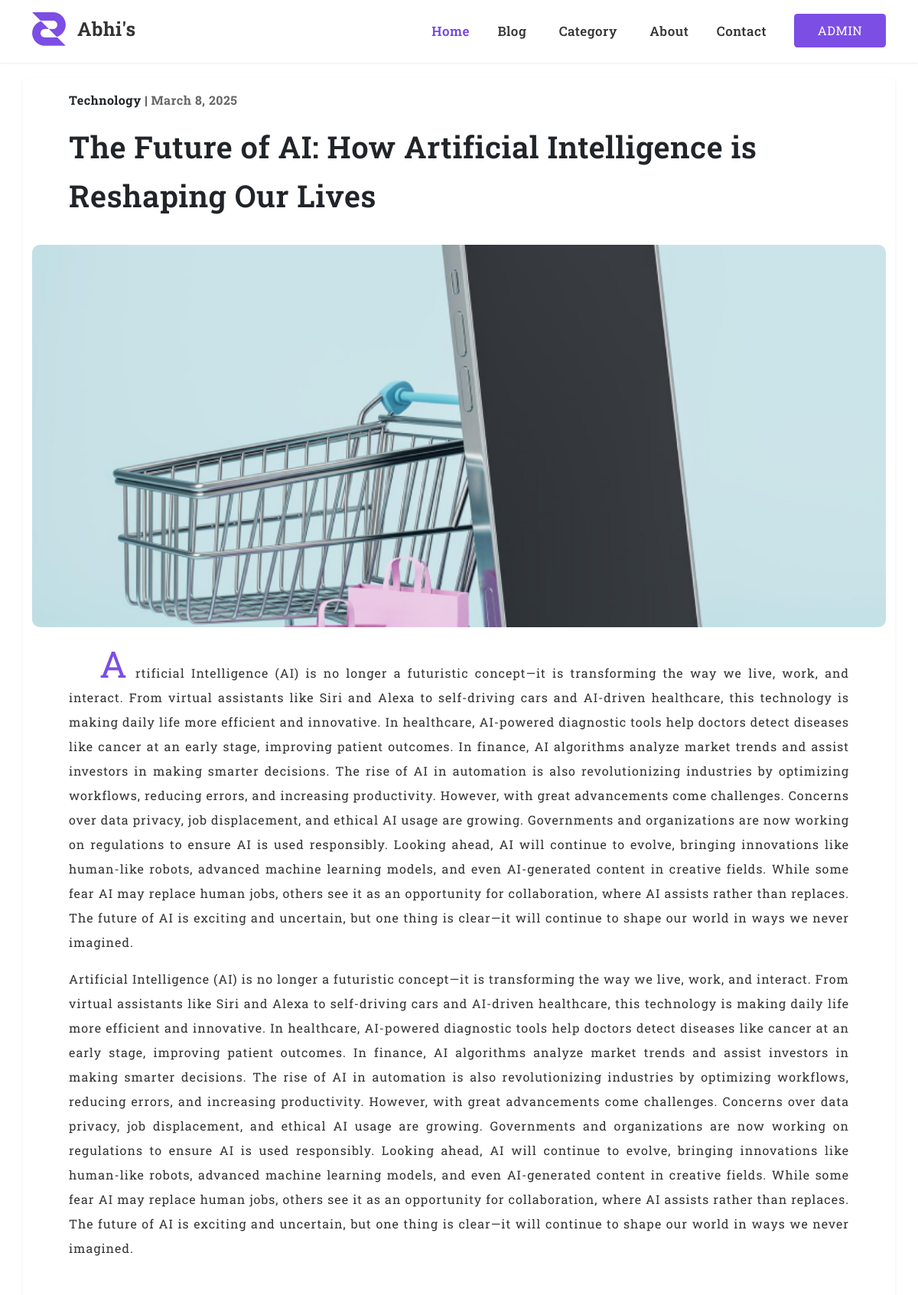
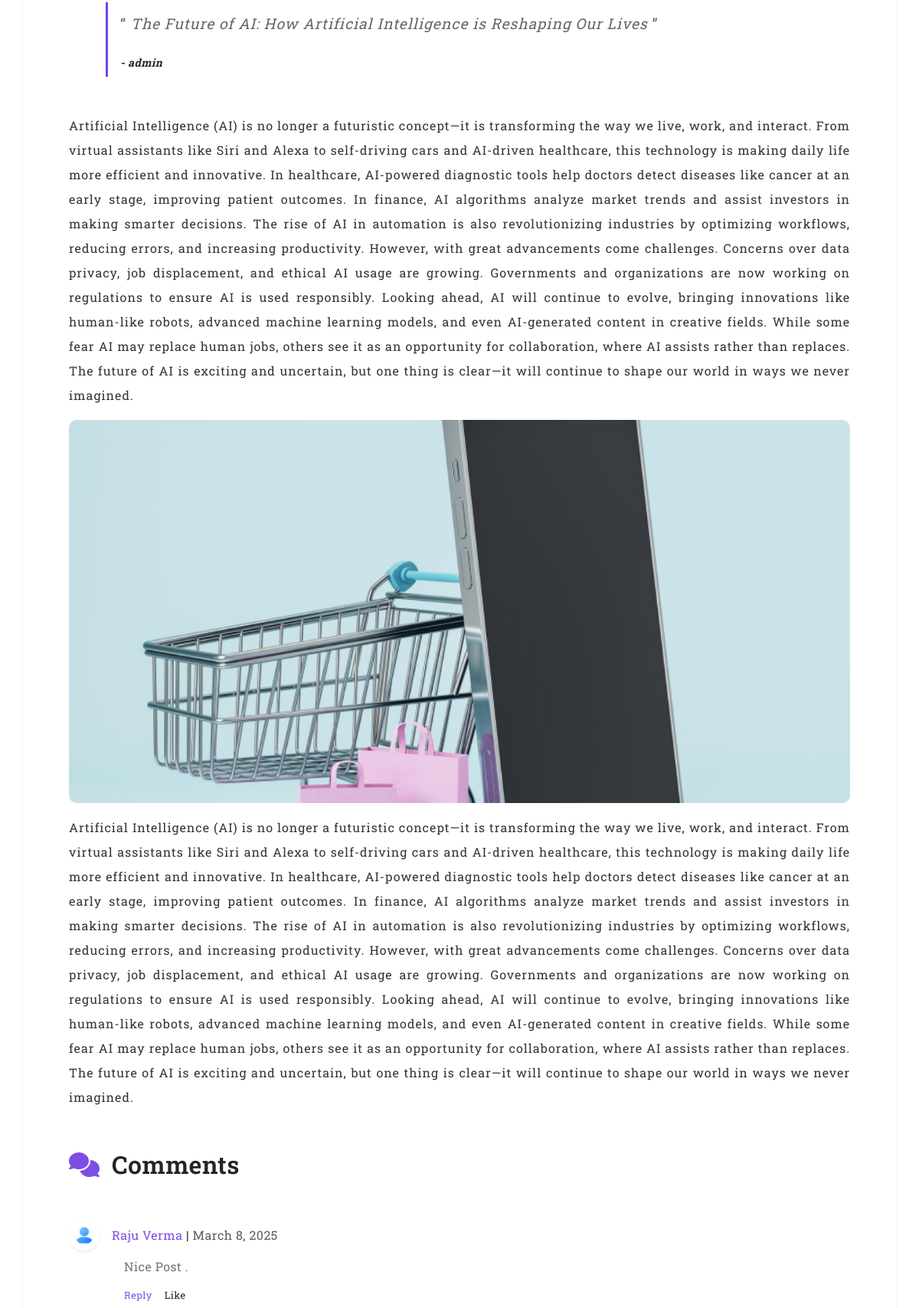
The page /detail/3 (signed in, upper part) on the database its author committed (2 pictures, top to bottom).
### app/models.py (models this page shows, shortened)
class PostModel(models.Model):
    title = models.CharField(max_length=80)
    author = models.ForeignKey(User, on_delete=models.CASCADE)
    body = models.TextField(blank=False)
    is_publish = models.BooleanField(default=False)
    like = models.IntegerField(default=0)
    create_at = models.DateField(auto_now_add=True)
    category = models.CharField(max_length=200, blank=True)
    image = models.ImageField(null=True)

class CommentModel(models.Model):
    post = models.ForeignKey(PostModel, on_delete=models.CASCADE)
    name = models.CharField(max_length=255)
    body = models.TextField()
    create_at = models.DateField(auto_now_add=True)

### app/views.py (the view)
# urls.py: path("detail/<int:id>", BlogDetailView, name="detail"),
def BlogDetailView(request, id):
    postDetail, comments, replys, cat = BlogDetailData(id)
    if request.method == "POST":
        form = CommentForm(request.POST)
        if form.is_valid():
            form.save()
            return redirect(f"/detail/{id}")
    form = CommentForm()
    context = {
        "post": postDetail,
        "cats": cat,
        "comments": comments,
        "replys": replys,
        "form": form,
    }
    return render(request, "app/detail.html", context)

### app/db_query.py (called while the page is built)
def CatData():
    cat = PostModel.objects.all()
    return cat

def BlogDetailData(id):
    postDetail = PostModel.objects.filter(pk=id).first()
    comments = CommentModel.objects.filter(post=postDetail.id).all()
    replys = ReplyModel.objects.all()
    cat = CatData()
    return postDetail, comments, replys, cat

### templates/app/detail.html (shortened to what this page needs)
{% extends 'app/base.html' %} {% load static %} {% block content %}
<section class="blog-detail-section">
  <div class="container">
    <div class="row">
      <div class="col-12 blog-datail bg-white shadow-sm pb-5 rounded-2">
        <hgroup class="blog-detail-header px-lg-5 py-lg-3">
          <p class="fw-bold">
            {{post.category}} |
            <span class="date light-gray"> {{post.create_at}}</span>
          </p>
          <h3 class="mb-3">{{post.title}}</h3>
        </hgroup>
        <figure>
          <img src="{{post.image.url}}" alt="" class="img-fluid banner-img" />
        </figure>
        <div class="blog-detail-body px-lg-5 py-lg-3">
          <p class="start">{{post.body}}</p>
          <p>{{post.body}}</p>
          <div class="quate px-3 py-2 m-lg-5">
            <big class="big">
              <q>
                <em> {{post.title}} </em>
              </q>
            </big>
            <small>
              <em>
                <strong>- {{post.author}}</strong>
              </em>
            </small>
          </div>
          <p>{{post.body}}</p>
          <figure>
            <img src="{{post.image.url}}" alt="" class="img-fluid banner-img" />
          </figure>
          <p>{{post.body}}</p>
        </div>
        {% if user.is_authenticated %}
        <div class="px-lg-5 py-lg-3">
          <hgroup>
            <h4 class="mb-5">
              <i class="fa fa-comments me-3 primary-text"></i>Comments
            </h4>
          </hgroup>
          {% if comments %}
          <div class="commets-container " style="height: 200px; overflow-y: scroll;">
            {% for cmt in comments %}
            <div class="d-flex align-items-center gap-3">
              <div>
                <img
                  src="{% static 'img/user.png' %}"
                  alt=""
                  style="width: 40px; height: 40px; border-radius: 50%"
                  class="bg-white p-2 box-shadow-sm"
                />
              </div>
              <div>
                <span class="primary-text">{{cmt.name}}</span> |
                <span class="text-muted">{{cmt.create_at}}</span>
              </div>
            </div>
            <div class="px-5 ms-4 mt-2">
              <p class="text-secondary">{{cmt.body}}</p>
              <div class="d-flex gap-3 mb-3" style="font-size: 0.8rem">
                <a href="" class="primary-text">Reply</a>
                <a href="" class="text-dark">Like</a>
              </div>
            </div>
            {% endfor %}
          </div>
          {% else %}
          <p class="ps-5">No comments on this post ..</p>
          {% endif %}
        </div>
        {% endif %}
      </div>
    </div>
  </div>
</section>
{% endblock %}

### templates/app/inc/header.html (shortened to what this page needs)
{% load static %}
<nav class="nav">
  <div class="container nav-container">
    <div class=' mobile-menu'>
      <div class="logo">
        <a href="/" class="logo-link">
          <img src="{% static 'img/logo.png' %}  " alt="" class="img-fluid" />
          <span class="logo-text">Abhi's</span>
        </a>
      </div>
    </div>
    <div class="nav-links" id="nav-links">
      <ul class="menu">
        <li class="nav-item">
          <a class="nav-link active" href="/">Home</a>
        </li>
        <li class="nav-item">
          <a class="nav-link" href="/blog/">Blog</a>
        </li>
        <li class="nav-item">
          <div class="drop-btn">
            <a class="nav-link">Category</a>
          </div>
        </li>
        <li class="nav-item">
          <a class="nav-link" href="/about/">About</a>
        </li>
        <li class="nav-item">
          <a class="nav-link" href="/contact/">Contact</a>
        </li>
      </ul>
      <div class="btn-container">
        {% if user.is_authenticated %}
        <div class="primary-btn drop-btn text-center">
          {{user.username|upper}}
        </div>
        {% else %}
        <a class="primary-btn" href="/register/">Register</a>
        {% endif %}
      </div>
    </div>
  </div>
</nav>

### static/base.css (style rules this page uses)
:root { --primary: #7c4ee4; --primary-dark: #7242e4; --secoundary: #333333; --dark-gay: #666666; --light-gray: #666666; --white: #ffffff; --font-size-h1: 3.5rem; --font-size-h2: 3rem; --font-size-h3: 2.5rem; --font-size-h4: 2rem; --font-size-h5: 1.51rem; --font-size-h6: 1.2rem; --big-p-font: 1.1rem; --small-p-font: 1rem; --line-height: 1.6rem; --font-bold: 600; --box-shadow: 0 0.5rem 1rem rgba(0, 0, 0, 0.15); --box-shadow-sm: 0 0.125rem 0.25rem rgba(0, 0, 0, 0.075); --box-shadow-lg: 0 1rem 3rem rgba(0, 0, 0, 0.175); --border-radius: 0.275rem; }
* { margin: 0; padding: 0; -webkit-box-sizing: border-box; box-sizing: border-box; }
html { scroll-behavior: smooth; }
body { font-optical-sizing: auto; font-weight: 400; font-style: normal; font-family: "Roboto Slab", serif !important; letter-spacing: 0.5px; }
h1, h2, h3, h4, h5, h6 { font-weight: var(--font-bold); }
h3 { font-size: var(--font-size-h3); }
h4 { font-size: var(--font-size-h4); line-height: 3rem; }
p { line-height: var(--line-height); font-size: var(--small-p-font); text-align: start; }
.light-gray { color: var(--light-gray); }
a { text-decoration: none; }
.primary-btn { background-color: var(--primary); color: var(--white); padding: 9px 18px; font-size: var(--small-p-font); border-radius: var(--border-radius); transition: background-color 0.3s ease; border: 1.3px solid transparent; border-radius: var(--border-radius); -webkit-border-radius: var(--border-radius); -moz-border-radius: var(--border-radius); -ms-border-radius: var(--border-radius); -o-border-radius: var(--border-radius); -webkit-transition: all 0.3s ease; -moz-transition: all 0.3s ease; -ms-transition: all 0.3s ease; -o-transition: all 0.3s ease; cursor: pointer; transform: translateY(-1px); -webkit-transform: translateY(-1px); -moz-transform: translateY(-1px); -ms-transform: translateY(-1px); -o-transform: translateY(-1px); }
.box-shadow-sm { -webkit-box-shadow: var(--box-shadow-sm); box-shadow: var(--box-shadow-sm); }
.primary-text { color: var(--primary) !important; }
nav { background-color: var(--white); padding: 1rem 0; position: sticky; top: 0; left: 0; z-index: 999; width: 100%; box-shadow: 0 0 3px rgba(0, 0, 0, 0.15); }
.nav-container { display: flex; justify-content: space-between; align-items: center; }
.logo-link { display: inline-flex; justify-content: center; align-items: center; gap: 15px; }
.logo-text { font-size: 25px; font-weight: 700; color: var(--secoundary) !important; }
nav ul { list-style-type: none; margin: 0; padding: 0; }
nav ul li { display: inline-block; }
nav ul li a { padding: 8px 10px; color: var(--secoundary) !important; font-size: 17px !important; font-weight: 550 !important; transition: all 0.3s ease; -webkit-transition: all 0.3s ease; -moz-transition: all 0.3s ease; -ms-transition: all 0.3s ease; -o-transition: all 0.3s ease; border-radius: var(--border-radius); -webkit-border-radius: var(--border-radius); -moz-border-radius: var(--border-radius); -ms-border-radius: var(--border-radius); -o-border-radius: var(--border-radius); }
.nav-links { display: flex; justify-content: space-between; gap: 20px; align-items: center; }
.active { color: var(--primary-dark) !important; }
.drop-btn { position: relative; display: inline-flex; flex-direction: column; min-width: 120px; text-align: center; }
.banner-img { height: 500px; object-fit: cover; width: 100%; border-radius: 10px; -webkit-border-radius: 10px; -moz-border-radius: 10px; -ms-border-radius: 10px; -o-border-radius: 10px; }
.blog-detail-section { padding: 20px 0; }
.blog-detail-header h3 { line-height: 4rem; }
.quate { border-left: 3px solid var(--primary-dark); display: flex; flex-direction: column; gap: 20px; }
.blog-detail-body p { color: var(--secoundary); line-height: 2rem; letter-spacing: 1px; text-align: justify; }
.big { color: var(--dark-gay); line-height: 2.5rem; letter-spacing: 1px; }
.start::first-letter { padding-left: 40px; padding-right: 10px; font-size: 3rem; color: var(--primary); }

### rows shown on the page
PostModel: category "Technology", create_at "March 8, 2025", title "The Future of AI: How Artificial Intelligence is Reshaping Our Lives", image (picture), body "Artificial Intelligence (AI) is no longer a futuristic concept—it is transforming the way we live, work, and interact. From virtual assistants like Siri and Alexa to self-driving cars and AI-driven healthcare, this technology is making daily life more efficient and innovative. In healthcare, AI-powered diagnostic tools help doctors detect diseases like cancer at an early stage, improving patient outcomes. In finance, AI algorithms analyze market trends and assist investors in making smarter decisions. The rise of AI in automation is also revolutionizing industries by optimizing workflows, reducing errors, and increasing productivity. However, with great advancements come challenges.…", author "admin"
CommentModel: name "Raju Verma", create_at "March 8, 2025", body "Nice Post ."

### other values the page prints
{{ user.username|upper }} "ADMIN"
